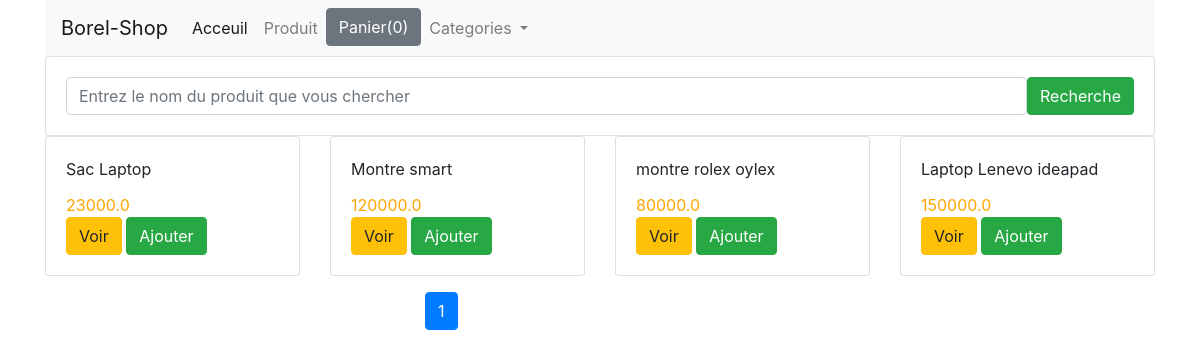
The app's page /, older data.
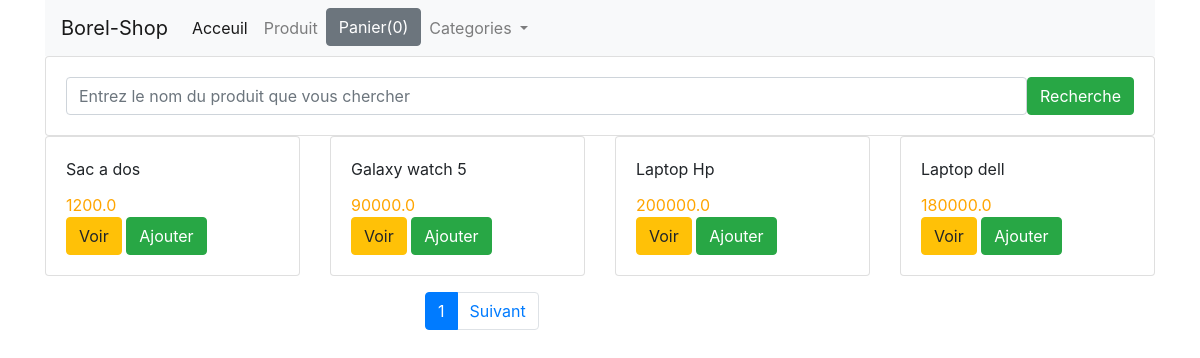
The same page, newer data.
### shop/models.py (models this page shows, shortened)
class Product(models.Model):
    title = models.CharField(max_length= 200)
    price = models.FloatField()
    description = models.TextField()
    category = models.ForeignKey(Category, related_name='categorie', on_delete= models.CASCADE)
    image = models.CharField(max_length=5000)
    date_added = models.DateTimeField(auto_now=True)
    class Meta:
        ordering = ['-date_added']

### shop/views.py (the view)
# urls.py: path('', index, name="home"),
def index (request):
    category = Category.objects.all()
    product_object = Product.objects.all()
    item_name = request.GET.get('item-name')
    if item_name != '' and item_name is not None:
        product_object = Product.objects.filter(title__icontains=item_name)
    paginator = Paginator(product_object,4)
    page = request.GET.get('page')
    product_object = paginator.get_page(page)
    return render(request, 'shop/index.html', {'product_object': product_object , 'category' :category})

### shop/templates/shop/index.html (shortened to what this page needs)
{% extends "shop/base.html" %}
{% block content %}
    <div class="row">
        <div class = "col-md-12">
            <form class = "card card-sm">
                <div class="card-body row no-gutters align-items-center">
                    <div class="col">
                        <input type="search" placeholder="Entrez le nom du produit que vous chercher" name="item-name" class="form-control form-control-borderless">
                    </div>
                    <div class="col-auto">
                        <button type="submit" class="btn btn-success"> Recherche </button>
                    </div>
                </div>
            </form>
        </div>
    </div>
    <div class="row">
        {% for product in product_object %}
        <div class="col-md-3">
            <div class="card">
                <div class="card-body">
                    <div id="aa{{ product.id }}" class="card-title"> {{ product.title }} </div>
                    <div  id= "price{{product.id}}" style="color: orange" class="card-text">  {{product.price}} </div>
                    <a href ="{{product.id}}" class="btn btn-warning"> Voir </a>
                    <button id="{{product.id}}" class="btn ted btn-success"> Ajouter
                </div>
            </div>
        </div>
        {%endfor%}
    </div>
    <div class="row mt-3">
        <div class="col-md-3 offset-md-4">
            <ul class="pagination">
                    <li class="page-item active">
                        <a class="page-link" href="?page={{product_object.number}}"> {{product_object.number}}</a>
                    </li>
                {% if product_object.has_next %}
                    <li class="page-item">
                        <a class="page-link" href="?page={{product_object.next_page_number}}"> Suivant</a>
                    </li>
                {% endif %}
            </ul>
        </div>
    </div>
{% endblock  %}

Row changes from the older to the newer data that the page shows:
no longer on this page (row edited): Product: title "Sac Laptop", price "23000.0"
no longer on this page (row edited): Product: title "Montre smart", price "120000.0"
no longer on this page (row edited): Product: title "montre rolex oylex", price "80000.0"
no longer on this page (row edited): Product: title "Laptop Lenevo ideapad", price "150000.0"
added Product: title "Sac a dos", price "1200.0"
added Product: title "Galaxy watch 5", price "90000.0"
added Product: title "Laptop Hp", price "200000.0"
added Product: title "Laptop dell", price "180000.0"
Text that changed along with them:
text now shown: "Suivant"
